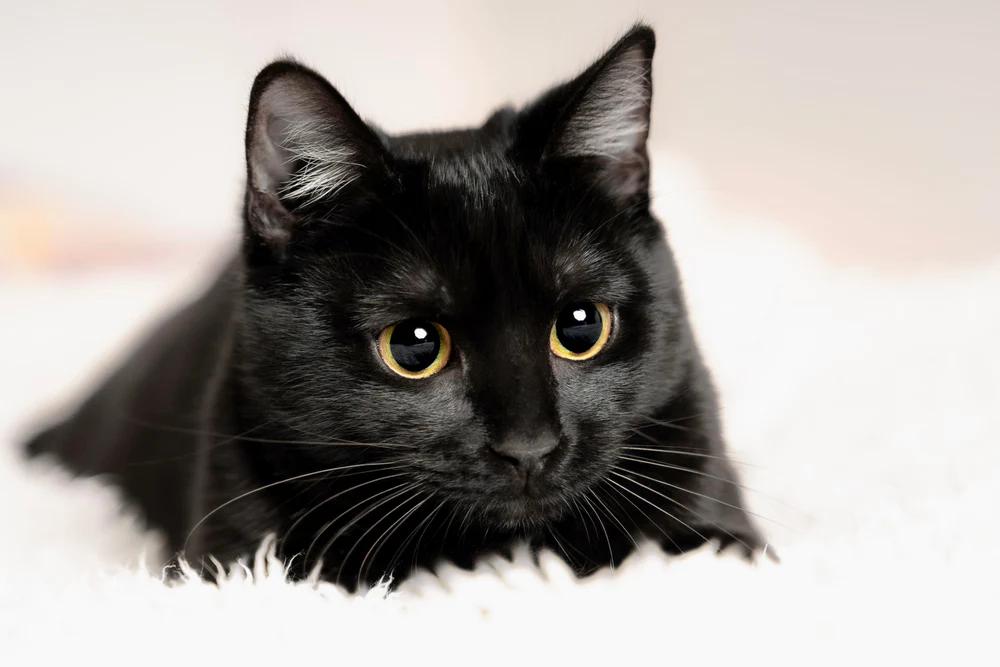
#> input picture day09/cat.jpg, 1000 x 667 px, found by its file name
$ python p59_openCV.py
#> lines starting #> are read from the running program, lines starting #| are printed output that depends on the picture; after the words box and inside, x2 and y2 are one past the last pixel; in counts of white or black regions, pixels touching at a corner belong together
#file: p59_openCV.py
#desc: OpenCV 이미지 처리 계속

import cv2

image = cv2.imread('./day09/cat.jpg')   #원본
#> image is the input picture: shape (667, 1000, 3); mean B, G, R 157.3, 161.2, 166
dst = cv2.flip(image, 1)    #0: 상하반전, 1: 좌우반전
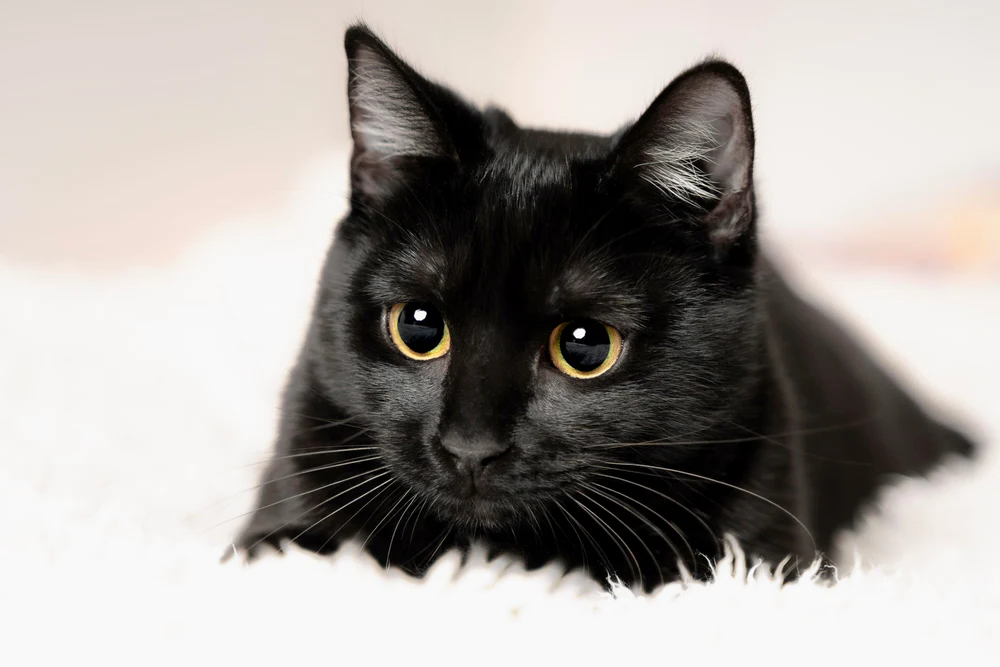
#> dst: shape (667, 1000, 3); mean B, G, R 157.3, 161.2, 166

height, width, channel = image.shape    #흑백: 1채널, 컬러: 3채널(RGB)
#> height = 667; width = 1000; channel = 3
matrix = cv2.getRotationMatrix2D((width/2, height/2), 90, -1)  #90: 회전 각도, +: 반시계방향(ccw) / -: 시계방향(cw) / 숫자: 배율
thrd = cv2.warpAffine(image, matrix, (width, height))
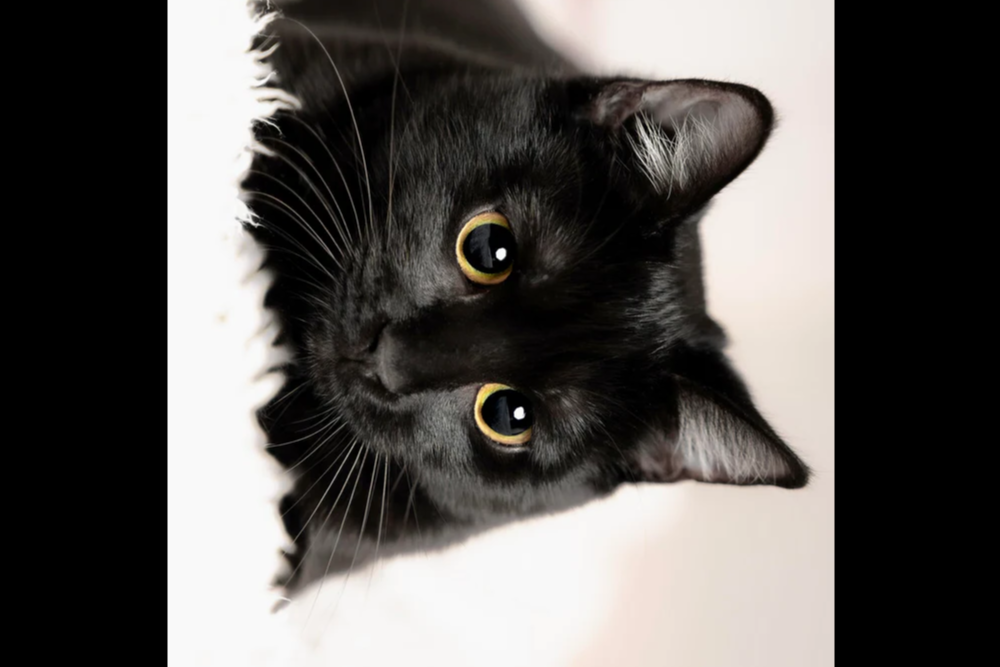
#> thrd: shape (667, 1000, 3); mean B, G, R 84.9, 87.4, 90.4
reverse = cv2.bitwise_not(image)    #색상 반전
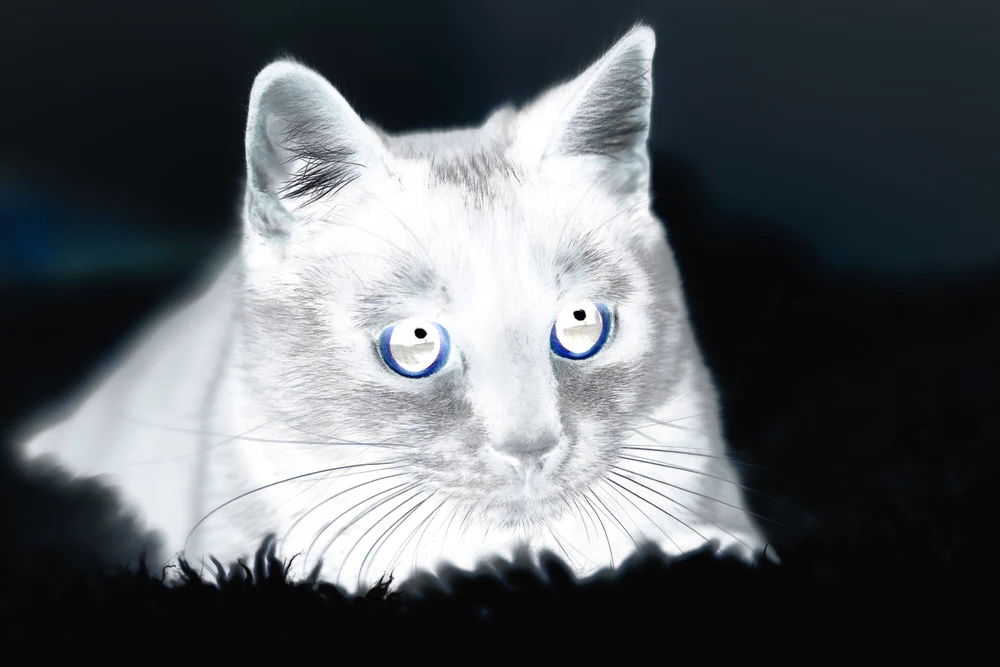
#> reverse: shape (667, 1000, 3); mean B, G, R 97.7, 93.8, 89
gray = cv2.cvtColor(image, cv2.COLOR_BGR2GRAY)   #흑백
ret, bny = cv2.threshold(gray, 100, 255, cv2.THRESH_BINARY) #이진화(0 or 1) - 검정 혹은 흰색으로 나옴
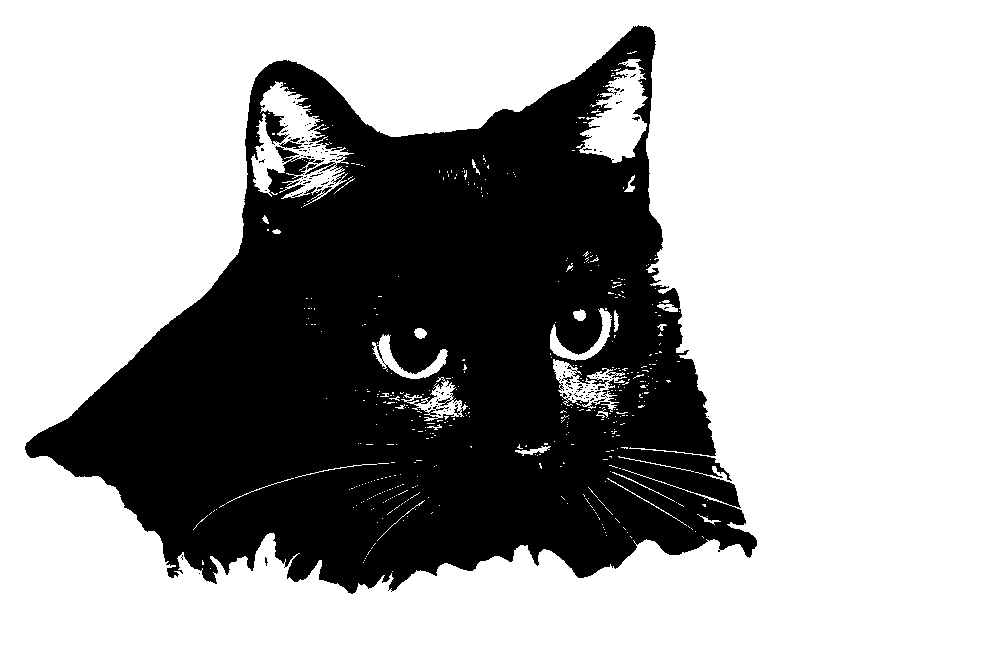
#> bny: shape (667, 1000); 65.9% white; 135 black regions (130 under 20 px), largest, box (x1, y1, x2, y2) and area: (25, 25, 757, 594) 226563, (279, 138, 304, 149) 122, (561, 376, 573, 386) 40, (307, 164, 317, 170) 31, (433, 406, 449, 411) 27

cv2.imshow('Cat', image)
cv2.imshow('Flip Cat', dst)
cv2.imshow('Rotation Cat', thrd)
cv2.imshow('Reverse color Cat', reverse)
cv2.imshow('Gray Cat', gray)
cv2.imshow('Binary Cat', bny)

cv2.waitKey(0)
cv2.destroyAllWindows()
